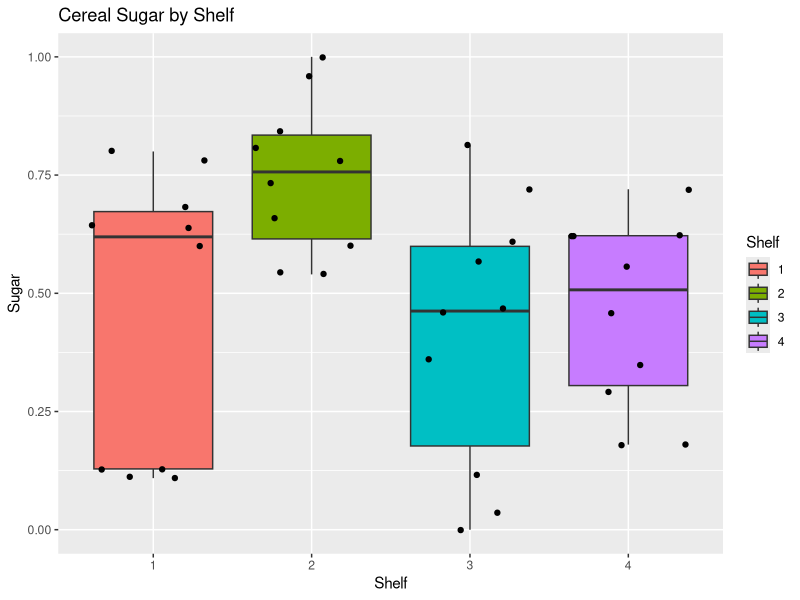
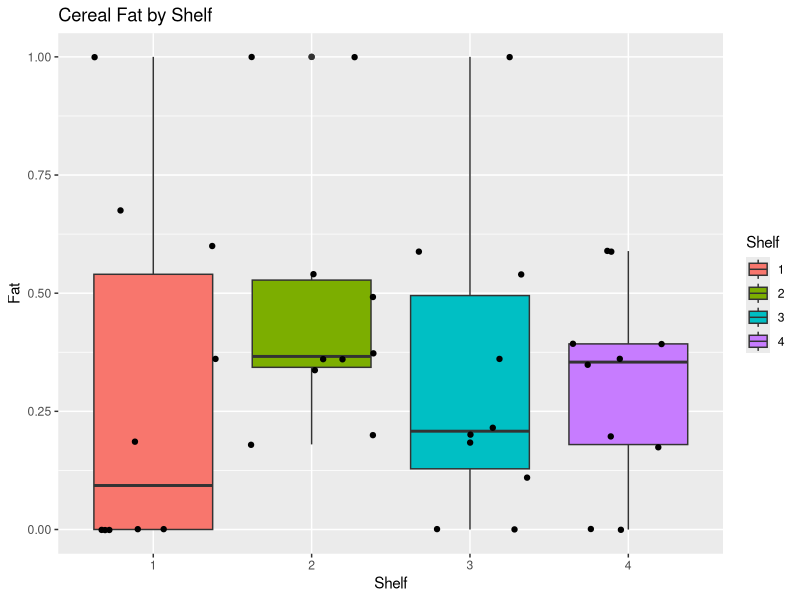
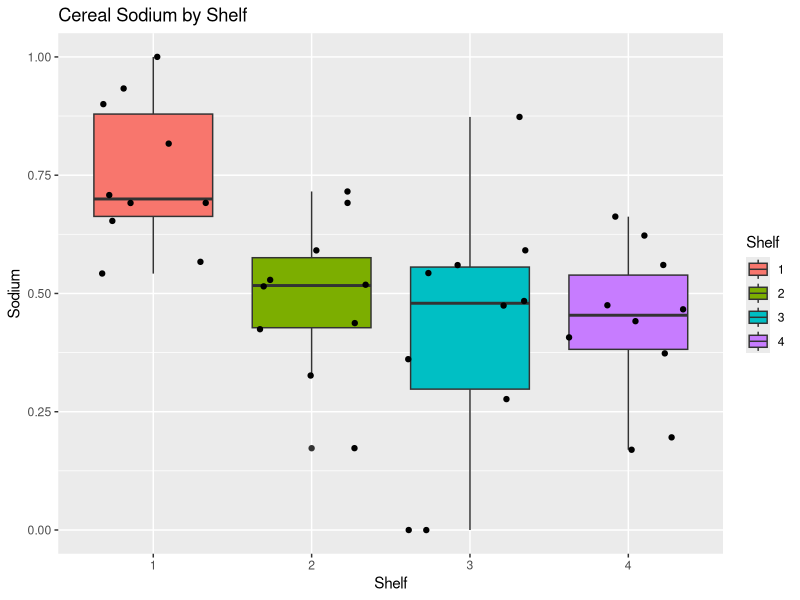
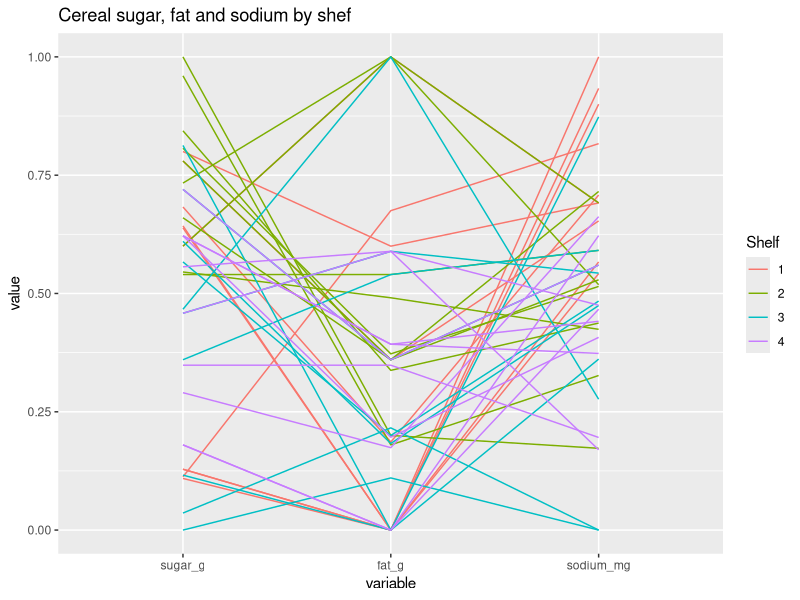

Recreate these plots in R, in order.
## ---- chunk 1
# Tidy up the code for rendering pdf or html document
library(knitr)
opts_chunk$set(tidy.opts=list(width.cutoff=60),tidy=TRUE)

# Clean up the working environment
rm(list = ls())

# Load Libraries
library(dplyr)
library(car)
library(Hmisc)
library(skimr)
library(ggplot2)

#library(stargazer)
library(gmodels) # For cross tabulation (SAS and SPSS style)

#library(MASS) # will use the polr function
#library(mcprofile)
library(vcd)
library(nnet)

## one at a time, table apply, pared, and public
#lapply(df[, c("apply", "pared", "public")], table)

## three way cross tabs (xtabs) and flatten the table
#ftable(xtabs(~ public + apply + pared, data = df))
## ---- chunk 2
df_unscaled = read.csv("cereal_dillons.csv")
#head(df)
## ---- chunk 3
str(df_unscaled)
## ---- chunk 4
df_unscaled = cbind(df_unscaled[, 1:4], df_unscaled[, 5:7]/df_unscaled[, 4])
df_unscaled$Shelf = as.factor(df_unscaled$Shelf)
## ---- chunk 5

normalize = function(x) {
  (x - min(x))/(max(x) - min(x))
}

df = cbind(df_unscaled[, 1:4], apply(df_unscaled[,5:7], 2, normalize))

#confirm normalization worked
head(df) 
summary(df)
## ---- chunk 6
ggplot(df, aes(Shelf, sugar_g)) + 
  geom_boxplot(aes(fill = Shelf)) +
  geom_jitter() +
  ylab("Sugar") + 
  xlab("Shelf") +
  ggtitle("Cereal Sugar by Shelf") 

ggplot(df, aes(Shelf, fat_g)) + 
  geom_boxplot(aes(fill = Shelf)) +
  geom_jitter() +
  ylab("Fat") + 
  xlab("Shelf") +
  ggtitle("Cereal Fat by Shelf") 

ggplot(df, aes(Shelf, sodium_mg)) + 
  geom_boxplot(aes(fill = Shelf)) +
  geom_jitter() +
  ylab("Sodium") + 
  xlab("Shelf") +
  ggtitle("Cereal Sodium by Shelf") 

## ---- chunk 7
library(GGally) #Note this is a new library that we may have to justify
# [Mark]: We could ask Jeff but I think we are okay here.
#         I think his warning is more for statistics packages than visualization. 

df$Shelf = as.factor(df$Shelf)
ggparcoord(
  df, 
  columns = 5:7, 
  groupColumn='Shelf', 
  scale = 'globalminmax', 
  title = "Cereal sugar, fat and sodium by shef")
## ---- chunk 8
model = multinom(
  formula = Shelf ~ sugar_g + fat_g + sodium_mg, data=df, 
  epsilon = 0.0001, maxit = 1000, trace=F)
# (trace=F is suppressing convergence output for now)
summary(model)
round(coef(model), 2)

# type II test, each term after all others
Anova(model)

## ---- chunk 9

# epsilon = 0.0001 and maxit = 1000 were set since some models were not converging
model.H0 = multinom(
  formula = Shelf ~ sugar_g + fat_g + sodium_mg, 
  data=df, trace = F, epsilon = 0.0001, maxit = 1000)

model.sugar.fat = multinom(
  formula = Shelf ~ sugar_g + fat_g + sodium_mg + sugar_g:fat_g, 
  data=df, trace = F, epsilon = 0.0001, maxit = 1000)

model.sugar.sodium = multinom(
  formula = Shelf ~ sugar_g + fat_g + sodium_mg + sugar_g:sodium_mg, 
  data=df, trace = F, epsilon = 0.0001, maxit = 1000)

model.fat.sodium = multinom(
  formula = Shelf ~ sugar_g + fat_g + sodium_mg + fat_g:sodium_mg, 
  data=df, trace = F, epsilon = 0.0001, maxit = 1000)

model.sugar.fat.sodium = multinom(
  formula = Shelf ~ sugar_g + fat_g + sodium_mg + sugar_g:fat_g:sodium_mg, 
  data=df, trace = F, epsilon = 0.0001, maxit = 1000)

# interacions significance test 
anova(model.H0, model.sugar.fat)
anova(model.H0, model.sugar.sodium)
anova(model.H0, model.fat.sodium)
anova(model.H0, model.sugar.fat.sodium)
## ---- chunk 10
new_data = data.frame(
  sugar_g = 12/28/max(df_unscaled$sugar_g),
  fat_g = .5/28/max(df_unscaled$fat_g),
  sodium_mg = 130/28/max(df_unscaled$sodium_mg))

pi.hat = predict(object = model, newdata = new_data, type = "probs")
round(pi.hat*100,1)
